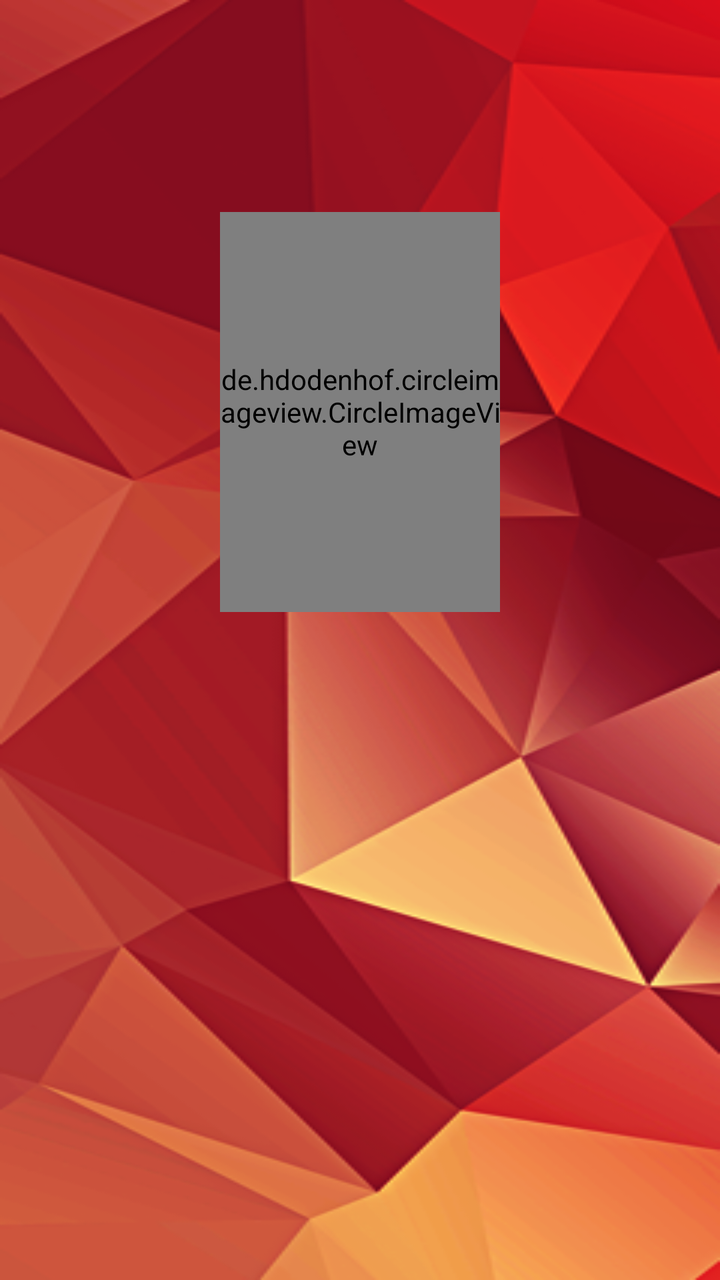
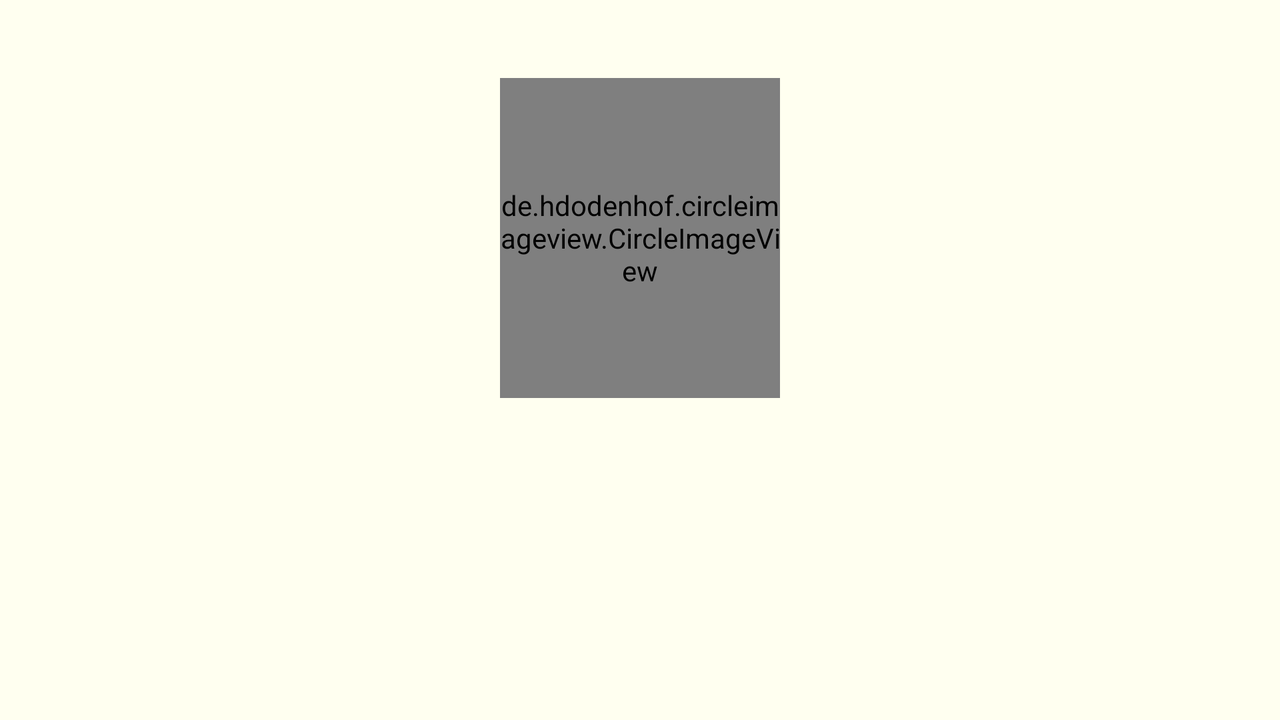

Two renders of one Android screen. The first uses the default layout on a phone; the second uses the alternative layout the repository ships for a different screen configuration, on a matching device. The two XML files are below.
<!-- AndroidManifest.xml: application theme AppTheme2 -->
<!-- res/layout/activity_splash.xml -->
<?xml version="1.0" encoding="utf-8"?>
<RelativeLayout xmlns:android="http://schemas.android.com/apk/res/android"
    android:layout_width="match_parent"
    android:layout_height="match_parent"
    android:fitsSystemWindows="true"
    android:background="@drawable/splash_bg"
    android:orientation="vertical">



    <de.hdodenhof.circleimageview.CircleImageView
        android:id="@+id/imagelogo"
        android:layout_width="140dp"
        android:layout_height="200dp"
        android:scaleType="centerCrop"
        android:layout_alignParentTop="true"
        android:layout_centerHorizontal="true"
        android:layout_marginTop="106dp"
        android:src="@drawable/newsroomlogo" />

    <com.android.shreyas.newsroom.splash.RobotoTextView
        android:id="@+id/welcome_text"
        style="@style/TextViewAppearance.Headline2"
        android:layout_width="wrap_content"
        android:layout_height="wrap_content"
        android:layout_below="@+id/imagelogo"
        android:layout_centerHorizontal="true"
        android:layout_marginTop="10dp"
        android:alpha="0.0"
        android:text="@string/app_name"
        android:textColor="@color/global_color_primary_light" />

    <Button
        android:layout_width="wrap_content"
        android:layout_height="wrap_content"
        android:id="@+id/loginButton"
        android:background="@drawable/my_button_bg"
        style="@style/TextViewAppearance"
        android:layout_centerHorizontal="true"
        android:layout_marginTop="10dp"
        android:alpha="0.0"
        android:layout_below="@id/welcome_text"
        android:clickable="true"
        android:text="Login"/>
    <Button
        android:layout_width="wrap_content"
        android:layout_height="wrap_content"
        android:id="@+id/skipButton"
        android:layout_centerHorizontal="true"
        android:layout_marginTop="10dp"
        android:alpha="0.0"
        style="?android:attr/borderlessButtonStyle"
        android:textColor="@color/colorbg"
        android:layout_below="@id/loginButton"
        android:clickable="true"
        android:text="@string/skip_login"/>

</RelativeLayout>
<!-- resources referenced by this layout -->
<resources>
  <color name="colorbg">#fffffff0</color>
  <color name="global_color_primary_light">#f5f5f5</color>
  <!-- drawable my_button_bg (drawable) -->
  <?xml version="1.0" encoding="utf-8"?>
  <shape xmlns:android="http://schemas.android.com/apk/res/android"
      android:shape="rectangle">
      <gradient android:startColor="@color/colorPrimary2"
          android:endColor="@color/colorAccent2"
          android:angle="270" />
      <corners android:radius="3dp" />
  
  </shape>
  <!-- drawable newsroomlogo: png bitmap (drawable, 4043 bytes) -->
  <!-- drawable splash_bg: png bitmap (drawable, 123562 bytes) -->
  <string name="app_name">News Room</string>
  <string name="skip_login"><u>Skip Login</u></string>
  <style name="TextViewAppearance" parent="@android:style/TextAppearance.Widget.TextView">
          <item name="android:layout_width">wrap_content</item>
          <item name="android:layout_height">wrap_content</item>
          <item name="typeface">robotoRegular</item>
          <item name="android:paddingTop">8dp</item>
          <item name="android:paddingBottom">8dp</item>
          <item name="android:paddingLeft">26dp</item>
          <item name="android:paddingRight">26dp</item>
      </style>
  <style name="TextViewAppearance.Headline2" parent="@style/TextViewAppearance">
          <item name="typeface">robotoLight</item>
          <item name="android:textSize">24sp</item>
          <item name="android:textColor">@color/global_color_primary_light</item>
      </style>
  <style name="AppTheme2" parent="Theme.AppCompat.Light.NoActionBar">
          
          <item name="colorPrimary">@color/colorPrimary2</item>
          <item name="colorPrimaryDark">@color/colorPrimaryDark2</item>
          <item name="colorAccent">@color/colorAccent2</item>
          <item name="android:windowBackground">@color/colorbg</item>
  
          
      </style>
  <color name="colorPrimary2">#D50000</color>
  <color name="colorAccent2">#EF5350</color>
  <color name="colorPrimaryDark2">#B71C1C</color>
</resources>
<!-- res/layout-land/activity_splash.xml (the repository's variant of the layout above) -->
<!-- drawn on the phone turned sideways -->
<?xml version="1.0" encoding="utf-8"?>
<RelativeLayout xmlns:android="http://schemas.android.com/apk/res/android"
    android:layout_width="match_parent"
    android:layout_height="match_parent"
    android:fitsSystemWindows="true"
    android:orientation="vertical">



    <de.hdodenhof.circleimageview.CircleImageView
        android:id="@+id/imagelogo"
        android:layout_width="140dp"
        android:layout_height="160dp"
        android:scaleType="centerCrop"
        android:layout_marginTop="39dp"
        android:src="@drawable/newsroomlogo"
        android:layout_alignParentTop="true"
        android:layout_centerHorizontal="true" />

    <com.android.shreyas.newsroom.splash.RobotoTextView
        android:id="@+id/welcome_text"
        style="@style/TextViewAppearance.Headline2"
        android:layout_width="wrap_content"
        android:layout_height="wrap_content"
        android:alpha="0.0"
        android:text="@string/app_name"
        android:textColor="@color/global_color_primary_light"
        android:layout_below="@+id/imagelogo"
        android:layout_centerHorizontal="true" />

    <Button
        android:layout_width="wrap_content"
        android:layout_height="wrap_content"
        android:id="@+id/loginButton"
        android:background="@drawable/my_button_bg"
        style="@style/TextViewAppearance"
        android:alpha="0.0"
        android:clickable="true"
        android:text="Login"
        android:layout_below="@+id/welcome_text"
        android:layout_centerHorizontal="true" />
    <Button
        android:layout_width="wrap_content"
        android:layout_height="wrap_content"
        android:id="@+id/skipButton"
        android:alpha="0.0"

        style="?android:attr/borderlessButtonStyle"
        android:textColor="@color/colorbg"
        android:clickable="true"
        android:text="@string/skip_login"
        android:layout_alignParentBottom="true"
        android:layout_centerHorizontal="true" />

</RelativeLayout>
<!-- resources referenced by the variant -->
<!-- as the phone turned sideways resolves them -->
<resources>
  <color name="colorbg">#fffffff0</color>
  <color name="global_color_primary_light">#f5f5f5</color>
  <!-- drawable my_button_bg (drawable) -->
  <?xml version="1.0" encoding="utf-8"?>
  <shape xmlns:android="http://schemas.android.com/apk/res/android"
      android:shape="rectangle">
      <gradient android:startColor="@color/colorPrimary2"
          android:endColor="@color/colorAccent2"
          android:angle="270" />
      <corners android:radius="3dp" />
  
  </shape>
  <!-- drawable newsroomlogo: png bitmap (drawable, 4043 bytes) -->
  <string name="app_name">News Room</string>
  <string name="skip_login"><u>Skip Login</u></string>
  <style name="TextViewAppearance" parent="@android:style/TextAppearance.Widget.TextView">
          <item name="android:layout_width">wrap_content</item>
          <item name="android:layout_height">wrap_content</item>
          <item name="typeface">robotoRegular</item>
          <item name="android:paddingTop">8dp</item>
          <item name="android:paddingBottom">8dp</item>
          <item name="android:paddingLeft">26dp</item>
          <item name="android:paddingRight">26dp</item>
      </style>
  <style name="TextViewAppearance.Headline2" parent="@style/TextViewAppearance">
          <item name="typeface">robotoLight</item>
          <item name="android:textSize">24sp</item>
          <item name="android:textColor">@color/global_color_primary_light</item>
      </style>
  <style name="AppTheme2" parent="Theme.AppCompat.Light.NoActionBar">
          
          <item name="colorPrimary">@color/colorPrimary2</item>
          <item name="colorPrimaryDark">@color/colorPrimaryDark2</item>
          <item name="colorAccent">@color/colorAccent2</item>
          <item name="android:windowBackground">@color/colorbg</item>
  
          
      </style>
  <color name="colorPrimary2">#D50000</color>
  <color name="colorAccent2">#EF5350</color>
  <color name="colorPrimaryDark2">#B71C1C</color>
</resources>
